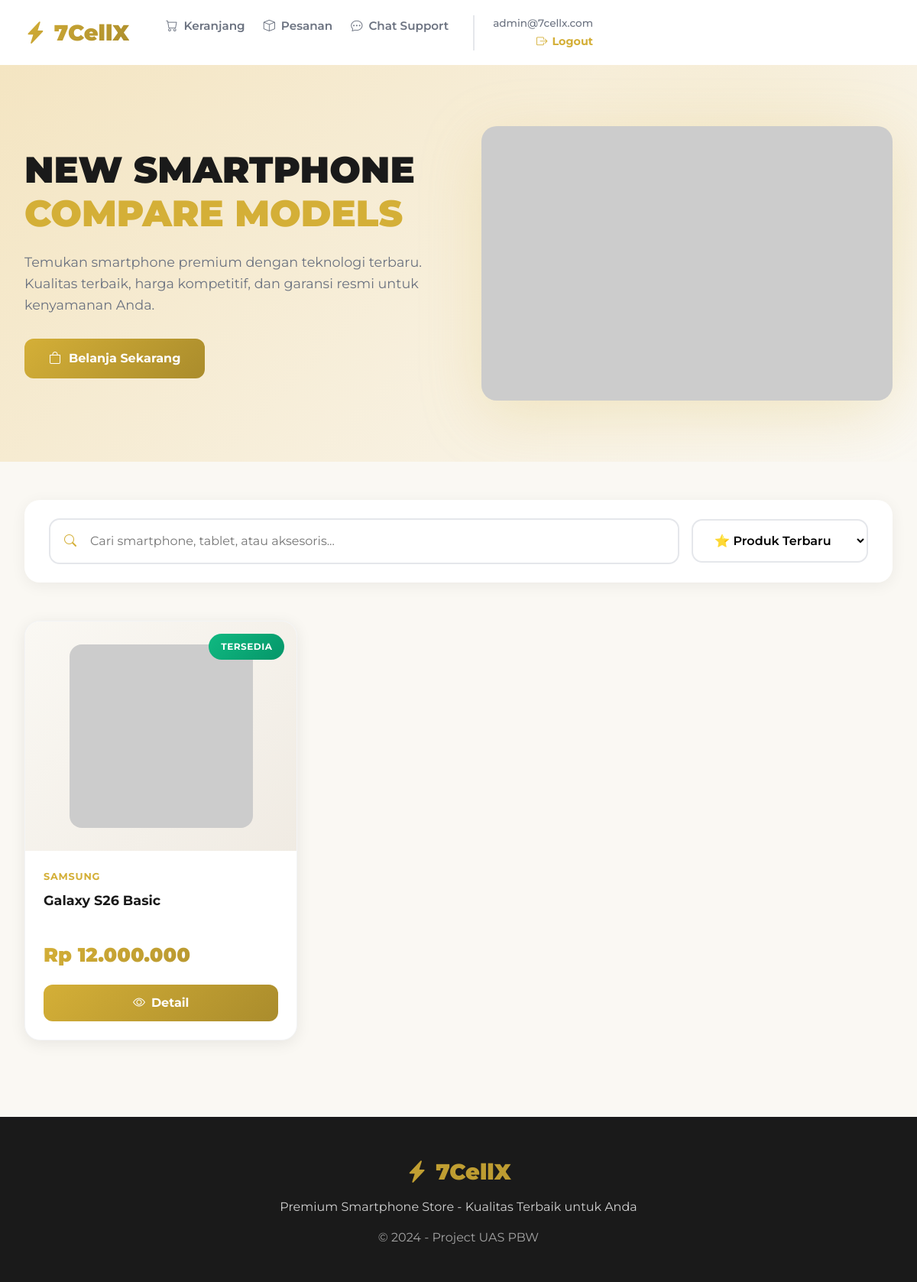
/customer/katalog.php (signed in), run on the app's committed database.
### tables this page shows
CREATE TABLE IF NOT EXISTS `users` (
  `id` INT(11) NOT NULL AUTO_INCREMENT,
  `nama` VARCHAR(100) NOT NULL,
  `email` VARCHAR(100) NOT NULL,
  `password` VARCHAR(255) NOT NULL,
  `role` ENUM('admin','customer') DEFAULT 'customer',
  `created_at` TIMESTAMP NOT NULL DEFAULT CURRENT_TIMESTAMP,
  PRIMARY KEY (`id`),
  UNIQUE KEY `email` (`email`)
);

CREATE TABLE IF NOT EXISTS `products` (
  `id` INT(11) NOT NULL AUTO_INCREMENT,
  `nama_barang` VARCHAR(150) NOT NULL,
  `kategori` VARCHAR(50) NOT NULL,
  `harga_min` DECIMAL(12,2) NOT NULL DEFAULT 0.00,
  `harga_max` DECIMAL(12,2) DEFAULT 0.00,
  `stok` INT(11) NOT NULL DEFAULT 0,
  `deskripsi` TEXT DEFAULT NULL,
  `gambar` VARCHAR(255) DEFAULT NULL,
  `varian` TEXT DEFAULT NULL COMMENT 'JSON: [{"ram":"8","rom":"128","harga":7000000},...]',
  `created_at` TIMESTAMP NOT NULL DEFAULT CURRENT_TIMESTAMP,
  PRIMARY KEY (`id`),
  KEY `kategori` (`kategori`)
);

### customer/katalog.php (the view, shortened to what this page needs)
<?php
require_once '../config/koneksi.php';
$search = trim($_GET['q'] ?? '');
$sort = $_GET['sort'] ?? 'terbaru';
$query = "SELECT * FROM products WHERE 1=1";
switch ($sort) {
    default:
        $query .= " ORDER BY id DESC";
}
$stmt = mysqli_prepare($conn, $query);
mysqli_stmt_execute($stmt);
$result = mysqli_stmt_get_result($stmt);
$products = mysqli_fetch_all($result, MYSQLI_ASSOC);
$user_email = '';
$user_query = mysqli_query($conn, "SELECT email FROM users WHERE id = " . (int) $_SESSION['user_id']);
if ($user_query) {
    $user_data = mysqli_fetch_assoc($user_query);
    $user_email = $user_data['email'] ?? '';
}
$mockup_images = [
    'https://images.unsplash.com/photo-1592899677712-a5a254503381?w=400&h=400&fit=crop',
    'https://images.unsplash.com/photo-1511707171634-5f897ff02aa9?w=400&h=400&fit=crop',
    'https://images.unsplash.com/photo-1580910051074-3eb694886505?w=400&h=400&fit=crop',
    'https://images.unsplash.com/photo-1567581935884-3349723552ca?w=400&h=400&fit=crop',
    'https://images.unsplash.com/photo-1512054502232-120bbc5a0d32?w=400&h=400&fit=crop'
];
?>
<!DOCTYPE html>
<html lang="id">
<head>
    <link rel="stylesheet" href="https://cdn.jsdelivr.net/npm/bootstrap@5.3.0/dist/css/bootstrap.min.css">
    <link rel="stylesheet" href="https://cdn.jsdelivr.net/npm/bootstrap-icons@1.11.0/font/bootstrap-icons.css">
</head>
<body>
    <nav class="navbar">
        <div class="container">
            <div class="navbar-content">
                <a href="katalog.php" class="navbar-brand">
                    <i class="bi bi-lightning-charge-fill"></i>
                    7CellX
                </a>
                <div class="nav-right">
                    <ul class="nav-menu">
                        <li><a href="keranjang.php"><i class="bi bi-cart"></i> Keranjang</a></li>
                        <li><a href="pesanan.php"><i class="bi bi-box"></i> Pesanan</a></li>
                        <li><a href="chat.php"><i class="bi bi-chat-dots"></i> Chat Support</a></li>
                    </ul>
                    <div class="user-section">
                        <div class="user-email">
                            <?php echo htmlspecialchars($user_email); ?>
                        </div>
                        <a href="../auth/logout.php" class="logout-link">
                            <i class="bi bi-box-arrow-right"></i> Logout
                        </a>
                    </div>
                </div>
            </div>
        </div>
    </nav>
    <section class="hero">
        <div class="container">
            <div class="hero-content">
                <div class="hero-text">
                    <h1>NEW SMARTPHONE <span>COMPARE MODELS</span></h1>
                    <p>Temukan smartphone premium dengan teknologi terbaru. Kualitas terbaik, harga kompetitif, dan
                        garansi resmi untuk kenyamanan Anda.</p>
                    <a href="#products" class="btn-primary">
                        <i class="bi bi-bag"></i> Belanja Sekarang
                    </a>
                </div>
                <div class="hero-image">
                    <img src="https://images.unsplash.com/photo-1592899677712-a5a254503381?w=600&h=400&fit=crop&q=80"
                        alt="Smartphone Premium"
                        onerror="this.onerror=null; this.src='https://placehold.co/600x400/f4e5c2/d4af37?text=7CellX+Premium+Phones';">
                </div>
            </div>
        </div>
    </section>
    <div class="container">
        <div class="search-section">
            <div class="search-wrapper">
                <i class="bi bi-search"></i>
                <input type="text" class="search-input" placeholder="Cari smartphone, tablet, atau aksesoris..."
                    value="<?php echo htmlspecialchars($search); ?>"
                    onchange="window.location='?q='+this.value+'&sort=<?php echo $sort; ?>'">
            </div>
            <select class="sort-select"
                onchange="window.location='?q=<?php echo urlencode($search); ?>&sort='+this.value">
                <option value="terbaru" <?php echo $sort == 'terbaru' ? 'selected' : ''; ?>>⭐ Produk Terbaru</option>
            </select>
        </div>
        <?php if (empty($products)): ?>
            <div class="empty-state">
                <i class="bi bi-search"></i>
                <h3>Produk tidak ditemukan</h3>
                <p style="color: var(--gray); margin: 12px 0 28px;">Coba gunakan kata kunci pencarian yang berbeda</p>
                <a href="katalog.php" class="btn-primary">Lihat Semua Produk</a>
            </div>
        <?php else: ?>
            <div class="products-grid" id="products">
                <?php
                $mockup_index = 0;
                foreach ($products as $produk):
                    $gambar = '';
                    if (!empty($produk['gambar'])) {
                        $full_path = __DIR__ . '/../uploads/' . $produk['gambar'];
                        if (file_exists($full_path)) {
                            $gambar = '../uploads/' . $produk['gambar'];
                        } else {
                            $gambar = $mockup_images[$mockup_index % count($mockup_images)];
                        }
                    } else {
                        $gambar = $mockup_images[$mockup_index % count($mockup_images)];
                    }
                    $mockup_index++;
                    $harga = $produk['harga_min'] ?? $produk['harga'] ?? 0;
                    ?>
                    <div class="product-card">
                        <div class="product-image-wrapper">
                            <img src="<?php echo htmlspecialchars($gambar); ?>"
                                alt="<?php echo htmlspecialchars($produk['nama_barang']); ?>" class="product-image"
                                onerror="this.onerror=null; this.src='https://placehold.co/400x400/f4e5c2/d4af37?text=7CellX';">
                            <?php if ($produk['stok'] <= 0): ?>
                                <span class="badge-stock badge-danger">Stok Habis</span>
                            <?php elseif ($produk['stok'] <= 5): ?>
                                <span class="badge-stock badge-warning">Sisa
                                    <?php echo $produk['stok']; ?>
                                </span>
                            <?php else: ?>
                                <span class="badge-stock badge-success">Tersedia</span>
                            <?php endif; ?>
                        </div>
                        <div class="product-body">
                            <div class="product-category">
                                <?php echo htmlspecialchars($produk['kategori']); ?>
                            </div>
                            <h5 class="product-title">
                                <?php echo htmlspecialchars($produk['nama_barang']); ?>
                            </h5>
                            <div class="product-price">Rp
                                <?php echo number_format($harga, 0, ',', '.'); ?>
                            </div>
                            <a href="detail.php?id=<?php echo $produk['id']; ?>" class="btn-detail">
                                <i class="bi bi-eye"></i> Detail
                            </a>
                        </div>
                    </div>
                <?php endforeach; ?>
            </div>
        <?php endif; ?>
    </div>
    <footer class="footer">
        <div class="container">
            <div class="footer-brand">
                <i class="bi bi-lightning-charge-fill"></i>
                7CellX
            </div>
            <p style="opacity: 0.8;">Premium Smartphone Store - Kualitas Terbaik untuk Anda</p>
            <p style="margin-top: 16px; opacity: 0.6;">© 2024 - Project UAS PBW</p>
        </div>
    </footer>
</body>
</html>

### data on the page
users: email "admin@7cellx.com"
products: stok "TERSEDIA", kategori "SAMSUNG", nama_barang "Galaxy S26 Basic", harga_min "12.000.000"
